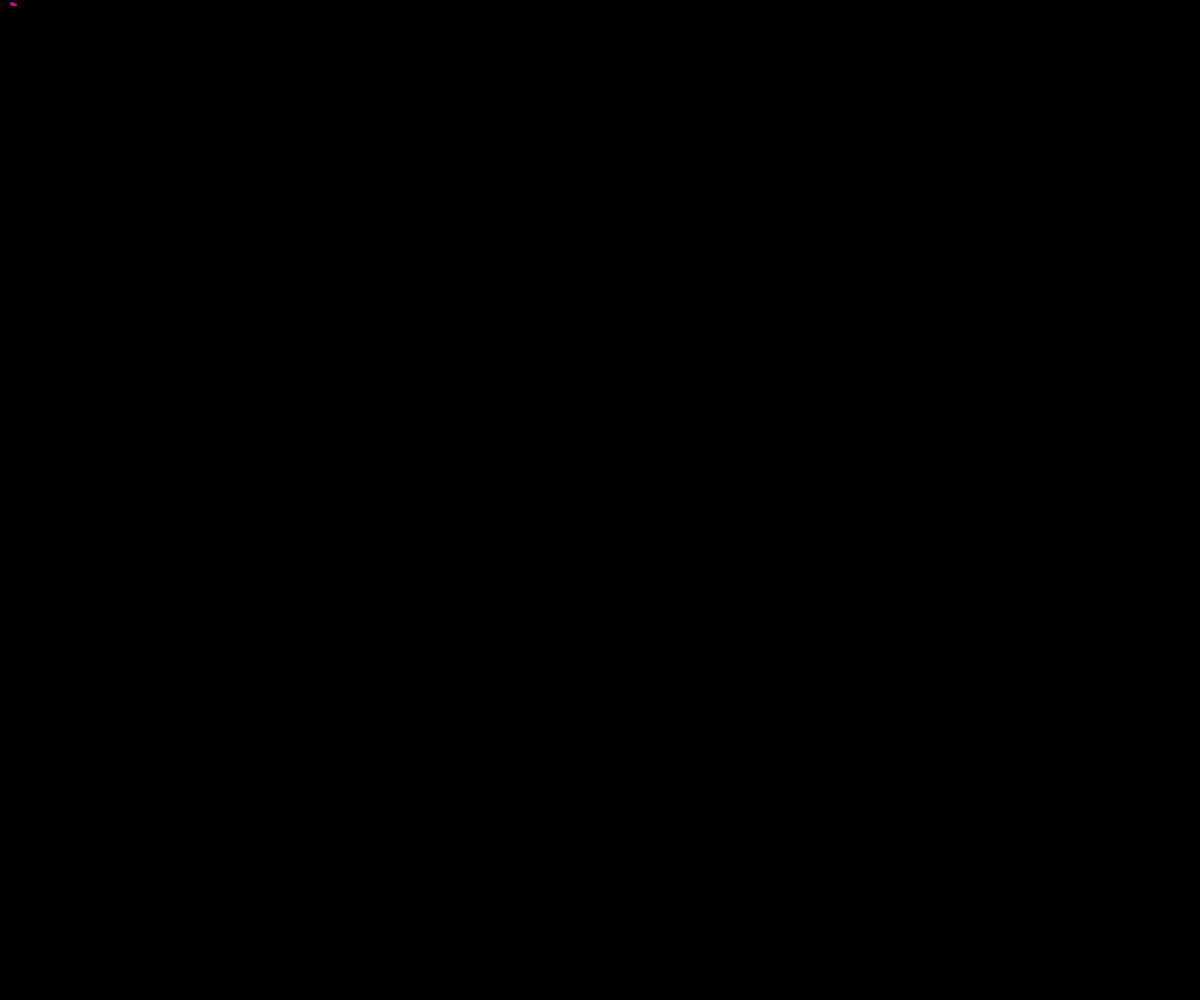
Frame 1 (no input)
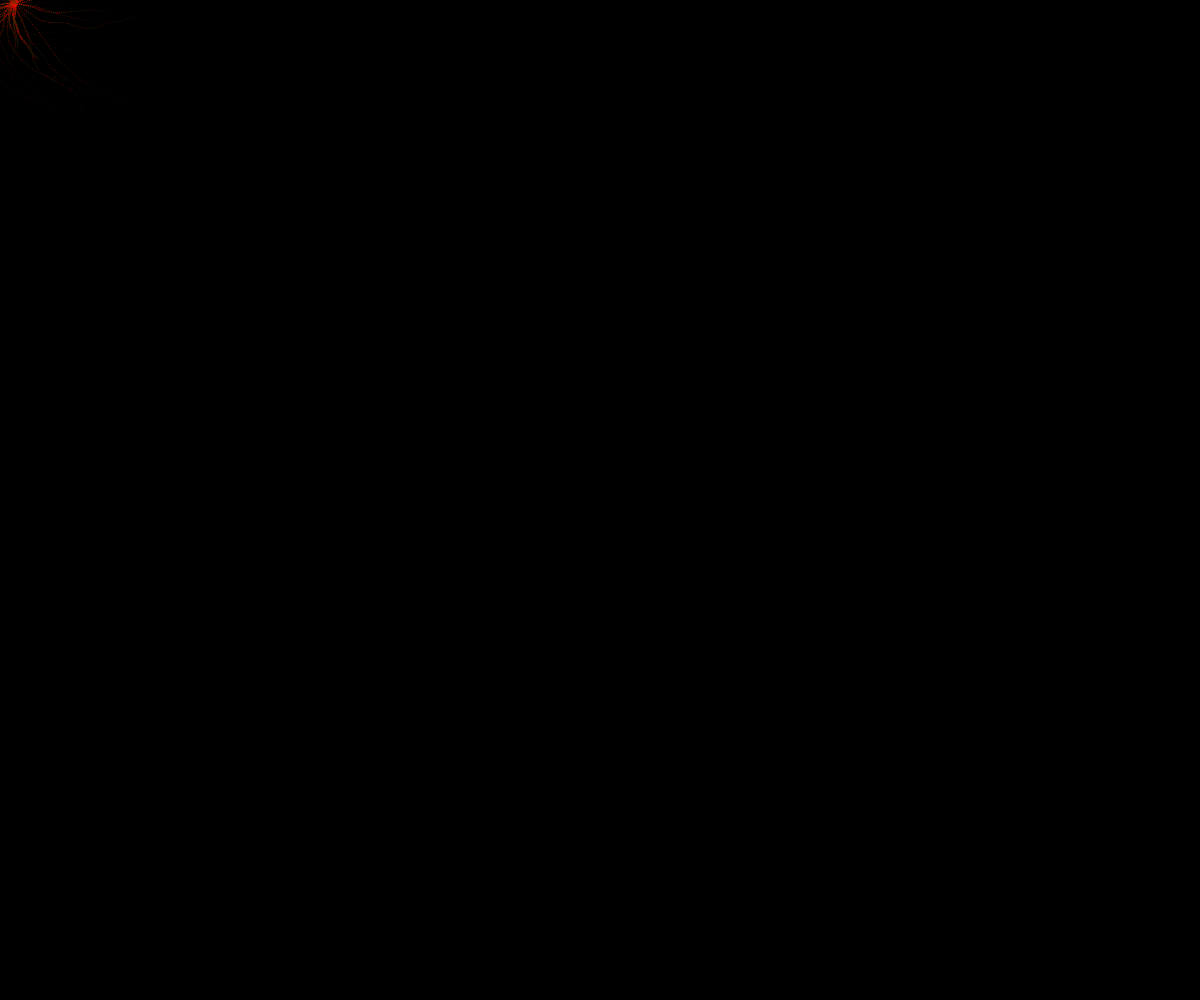
Frame 60 (no input)
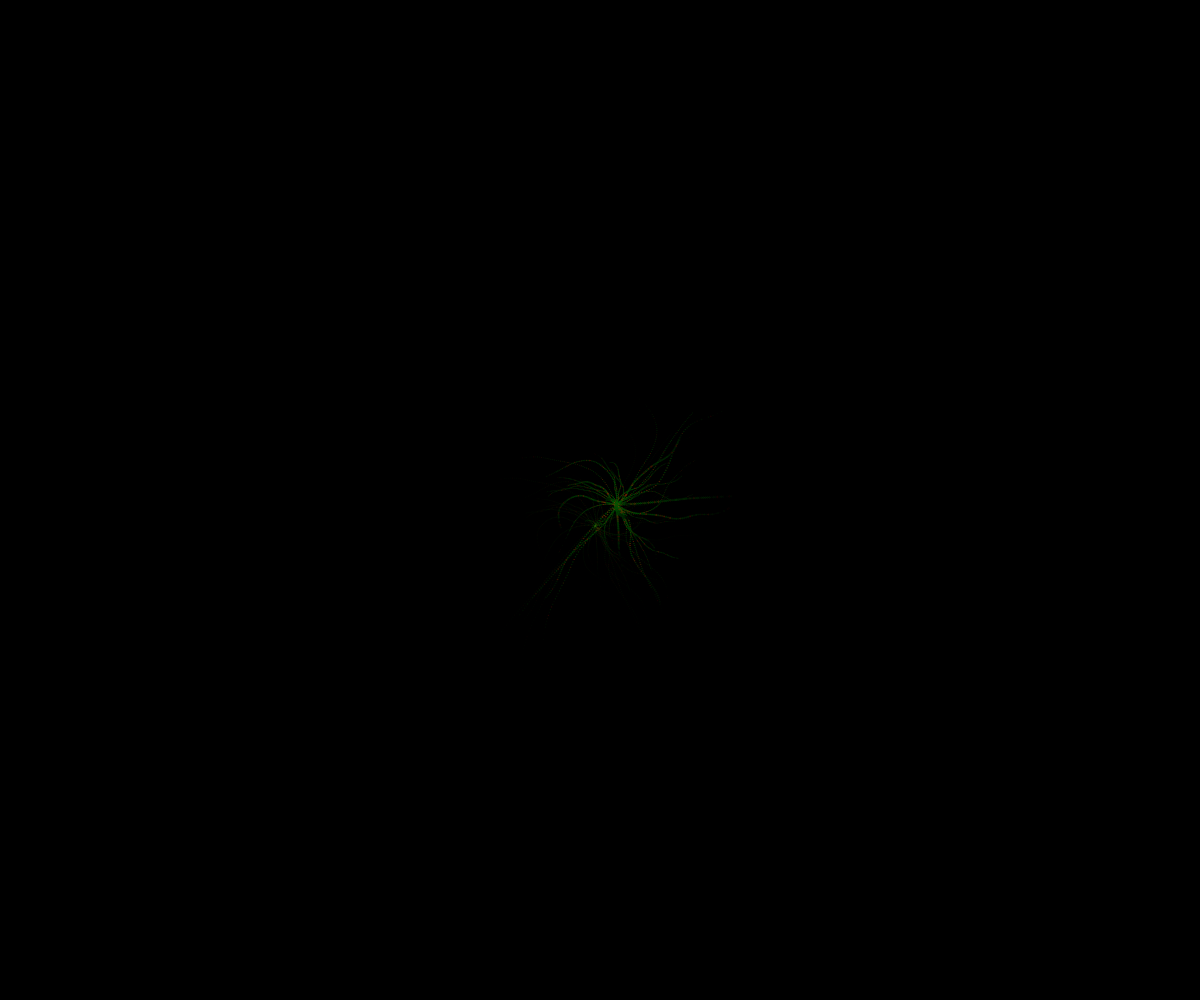
Frame 120 (the mouse pressed at the canvas centre since frame 60)

The p5.js sketch that drew these frames (run headless with seeded random() and noise() and a simulated clock; from frame 60 on, the mouse is pressed at the canvas centre):

// p5.js sketch
// ── sketch.js
var particles = [];
var grav, px;
var myHue=0;
var inc=1;


function setup() {
  createCanvas(windowWidth, windowHeight);

  px =0;
  grav= createVector(0,0.008);
  init();
  angleMode(DEGREES);
  rectMode(CENTER);
  background(0);


}

function draw() {
  //background(0,10);
  vcolor();
  for(var i=0;i<particles.length;i++){
  particles[i].update();
  }

  noStroke();
  fill(255);
}

function Particle(){

  this.update=function(){
    stroke(this.ecolor);
    fill(this.ecolor);
    //fill(255);
  	ellipse(this.pos.x,this.pos.y,this.taille);
    ellipse(this.pos.x,this.pos.y,this.taille);

    push();
    translate(this.pos.x,this.pos.y);
    rotate(45);
    line(0,30,0,30);
    pop();


    this.pos.add(this.speed);
    this.speed.rotate(this.courbe*(noise(this.perlin, )-0.5));
    this.speed.add(grav);
    this.life--;
    this.perlin+=0.1;
    this.ecolor= color(random(200,255)-(this.lifeMx-this.life)*255/this.lifeMx,0-(this.lifeMx-this.life)*0/this.lifeMx,random(0,255)-(this.lifeMx-this.life)*255/this.lifeMx,50);

    if(this.life<=0 || this.pos.y>windowHeight){
    	this.init();
    }
  }

  this.init=function(){
  	this.pos= createVector(mouseX+noise(px,10)*30,mouseY+noise(px,30)*10);
  	this.taille= randomGaussian(0.2,1);
    this.speed= createVector(random(-2,2),random(-2,2));
  	this.ecolor= color(random(200,255), 0, random(0,255));
  	this.life= random(60,100);
    this.lifeMx= this.life;
    this.perlin= random(-20,20);
    this.courbe= random(2,30);
    px += 0.01;
  }

  this.init();
}


function init(){
  for(var i=0;i<40;i++){
  particles[i]=new Particle();
  }

}
function mousePressed() {
  background(0);
  init();
}

function vcolor(){
  myHue+=inc;
  if(myHue>=180||myHue<=0){
    inc=-inc
  }
  var myCanvas = document.getElementsByTagName("canvas");
  myCanvas[0].style.filter="hue-rotate("+myHue+"deg)";

}

// ── style.css
html, body {
  margin: 0;
  padding: 0;
}
canvas {
  display: block;
}

#overlay{
  width: 100%;
  height: 100%;
  z-index:90;
  /*background-color:rgb(0,220,100);
  opacity:0.5;*/
  position: absolute;
}
